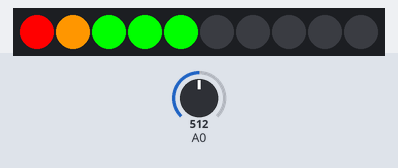
The sketch below on a simulated Arduino Uno, built with avr-gcc and run on an emulated ATmega328P. On the bench: 10 RGB LEDs in strip order, left to right. The test bench sets the inputs (shaded band); at power-on: A0 = 512.

Above: at 1.2 s.
1.3 s: A0 set to 863
At 2.0 s:
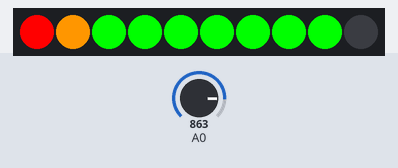
2.8 s: A0 set to 892
At 3.1 s:
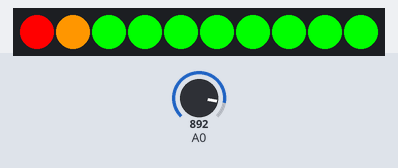
4.3 s: A0 set to 122
At 5.4 s:
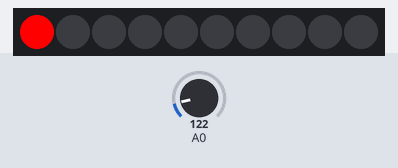
5.8 s: A0 set to 92
7.3 s: A0 set to 82
At 7.8 s:
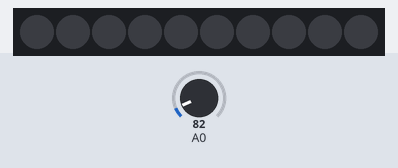
8.8 s: A0 set to 511
At 10.1 s:
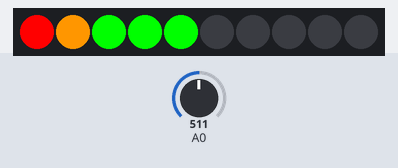
Timing chart, 0 to 11.3 s (numbered marks = the images above; inputs shaded):
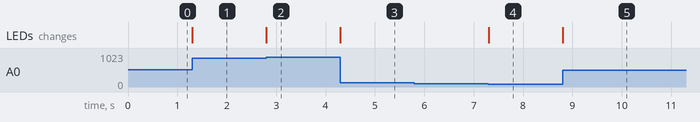

Measured:
- the behaviour switches between 878 and 879 on A0 (found by bisection; images 1 and 2)
- the behaviour switches between 89 and 88 on A0 (found by bisection; images 3 and 4)
- after the input at 1.3 s, the LEDs: change at once (image 1)
- after the input at 2.8 s, the LEDs: change at once (image 2)
- after the input at 4.3 s, the LEDs: change at once (image 3)
- after the input at 5.8 s, every drawn part: stays the same
- after the input at 7.3 s, the LEDs: change at once (image 4)
- after the input at 8.8 s, the LEDs: change at once (image 5)

The sketch:

Batterie.ino
```cpp
/*
Grove LED Bar - Basic Control Example
This example will show you how to use the setBits() function of this library.
Set any combination of LEDs using 10 bits.
Least significant bit controls the first LED.

The setBits() function sets the current state, one bit for each LED.
First 10 bits from the right control the 10 LEDs.

eg. 0b00000jihgfedcba
a = LED 1, b = LED 2, c = LED 3, etc.

dec    hex     binary
0    = 0x0   = 0b000000000000000 = all LEDs off
5    = 0x05  = 0b000000000000101 = LEDs 1 and 3 on, all others off
341  = 0x155 = 0b000000101010101 = LEDs 1,3,5,7,9 on, 2,4,6,8,10 off
1023 = 0x3ff = 0b000001111111111 = all LEDs on
                      |        |
                      10       1

The bits >10 are ignored, shown here as x: 0bxxxxx0000000000
*/

#include <Grove_LED_Bar.h>

Grove_LED_Bar bar(5, 4, 0);  // Clock pin, Data pin, Orientation

void setup()
{
  // nothing to initialize
  bar.begin();
  Serial.begin(115200);
}

void loop()
{
    long  cptTension=0;
    int affichageTension;
    long led;

    cptTension= analogRead(A0);
    cptTension = (3*cptTension*4980/(1023));

    affichageTension = (((78*cptTension)-493)/1000);
    affichageTension = (affichageTension/100);
    led=0;
    for(int i = 0; i<affichageTension;i++){
      led |= 1<<i;
    }
    bar.setBits(led);

}
```
